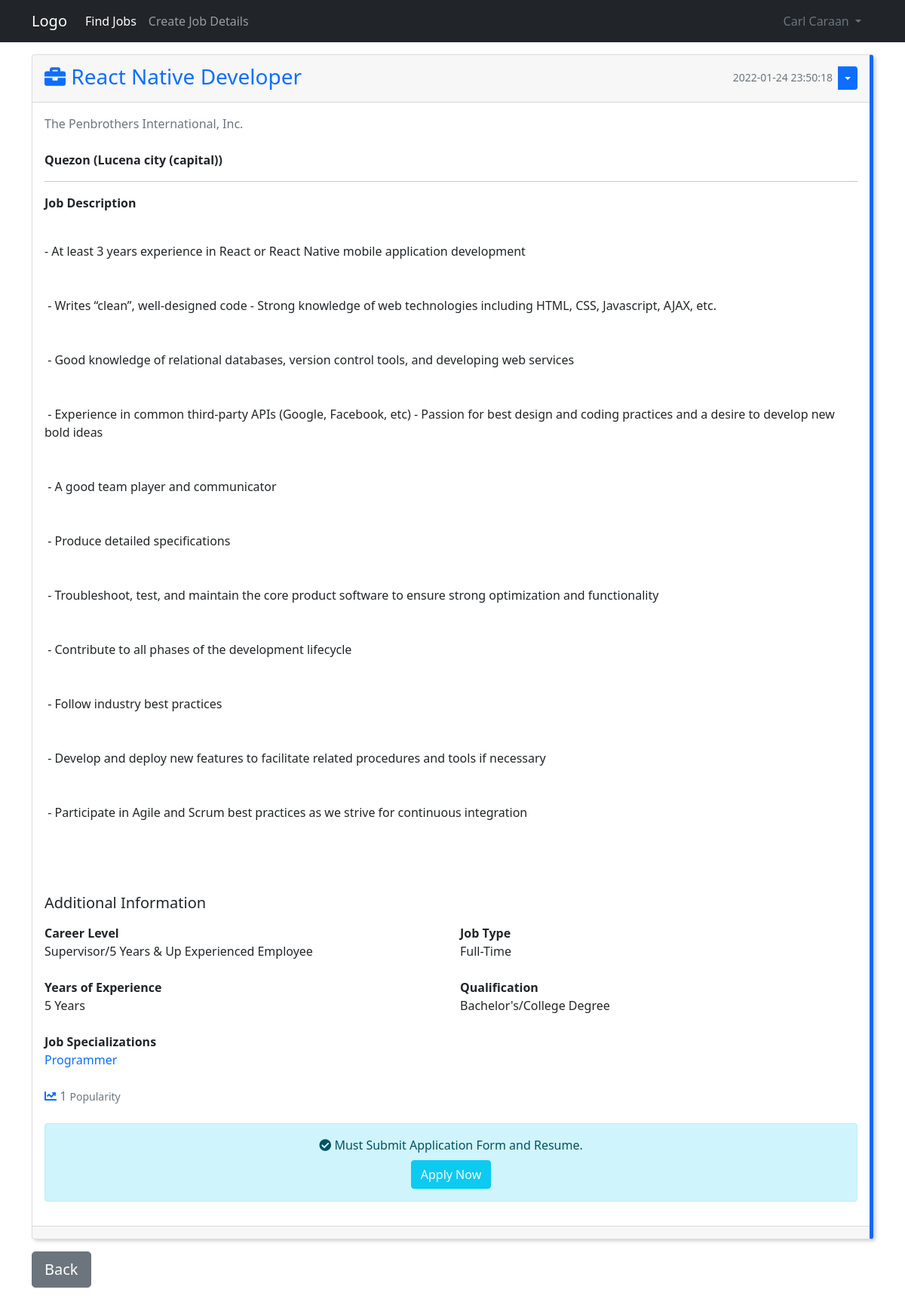
The app's page /post/2 (signed in) with its own data.
### website/models.py (models this page shows)
class User(db.Model, UserMixin):
    id = db.Column(db.Integer, primary_key=True)
    email = db.Column(db.String(150), unique=True)
    username = db.Column(db.String(150), unique=True)
    firstname = db.Column(db.String(150))
    lastname = db.Column(db.String(150))
    company = db.Column(db.String(150))
    password = db.Column(db.String(150))
    usertype = db.Column(db.String(10))
    date_created = db.Column(db.DateTime(timezone=True), default=func.now())
    posts = db.relationship('Post', backref='user', passive_deletes="True") # relationship of user and posts
    likes = db.relationship('Like', backref='user', passive_deletes="True") # relationship of user and comments

class Post(db.Model):
    id = db.Column(db.Integer, primary_key=True)
    title = db.Column(db.Text, nullable=False)
    text = db.Column(db.Text, nullable=False)
    date_created = db.Column(db.DateTime(timezone=True), default=func.now())
    author = db.Column(db.Integer, db.ForeignKey('user.id', ondelete="CASCADE"), nullable="False")
    likes = db.relationship('Like', backref='post', passive_deletes="True") # relationship of user and comments
    location = db.Column(db.Text, nullable=False)
    location1 = db.Column(db.Text, nullable=False)
    level = db.Column(db.Text, nullable=False)
    experience = db.Column(db.Text, nullable=False)
    specialization = db.Column(db.Text, nullable=False)
    qualification = db.Column(db.Text, nullable=True)
    qualification1 = db.Column(db.Text, nullable=True)
    qualification2 = db.Column(db.Text, nullable=True)
    jobtype = db.Column(db.Text, nullable=False)

### website/views.py (the view)
@views.route("/post/<id>")
@login_required
def post(id):
    post = Post.query.filter_by(id=id).first()
    if not post:
        flash('No post exist!', category='error')
        return redirect(url_for('views.home'))
    return render_template('single_post.html', user=current_user, post=post)

### website/__init__.py (called while the page is built)
def create_app():
    app = Flask(__name__)
    app.config['SECRET_KEY'] = "helloworld"
    app.config['SQLALCHEMY_DATABASE_URI'] = f'sqlite:///{DB_NAME}'
    app.config['SQLALCHEMY_TRACK_MODIFICATIONS'] = True
    db.init_app(app)
    from .views import views
    from .auth import auth
    app.register_blueprint(views, url_prefix="/")
    app.register_blueprint(auth, url_prefix="/")
    from .models import User, Post
    create_database(app)
    login_manager = LoginManager()
    login_manager.login_view = "auth.login"
    login_manager.init_app(app)
    @login_manager.user_loader
    def load_user(id):
        return User.query.get(int(id))
    return app

### website/templates/single_post.html (shortened to what this page needs)
{% extends "base.html" %}
{% set active_page = "view_post" %}
{% block content %}
<div id="posts">
    <div class="card mb-3" id="post_container">
        <div class="card-header d-flex justify-content-between align-items-center">
            <h3 class="text-primary mt-1">{% block header %}<i class="fas fa-briefcase"></i> {{ post.title }}{% endblock
                %}</h3>
            {% if user.id == post.author %}
            <div class="btn-group">
                <small class="text-muted mt-1 me-2">{{ post.date_created }}</small>
                <button type="button" class="btn btn-sm btn-primary dropdown-toggle" data-bs-toggle="dropdown"></button>
            </div>
            {% endif %}
        </div>
        <div class="card-body">
            <a class="text-secondary text-decoration-none" href="/posts/{{ post.user.company }}">{{ post.user.company
                }}</a><br><br>
            <span class="fw-bold">{{ post.location.capitalize() }} ({{ post.location1.capitalize() }})</span>
            <hr>
            <p class="fw-bold">
                Job Description
            </p>
            <div class="card-text">
                {{ post.text|safe }}
            </div><br><br>
            <h5>Additional Information</h5>
            <div class="row mt-3">
                <div class="col-md-6">
                    <span class="fw-bold">Career Level</span><br>
                    {{ post.level }}<br><br>
                    <span class="fw-bold">Years of Experience</span><br>
                    {{ post.experience }}<br><br>
                    <span class="fw-bold">Job Specializations</span><br>
                    <span class="text-primary">{{ post.specialization }}</span><br><br>
                </div>
                <div class="col-md-6">
                    <span class="fw-bold">Job Type</span><br>
                    {{ post.jobtype }}<br><br>
                    <span class="fw-bold">Qualification</span><br>
                    {% if post.qualification == None and post.qualification1 == None and post.qualification2 == None
                    %}
                    Not Specified
                    {% else %}
                    {% if post.qualification1 == None %}
                    {% else %}
                    {{ post.qualification1 }}<br>
                    {% endif %}
                    {% endif %}
                </div>
            </div>
            <div class="text-muted">
                {% if user.id in post.likes|map(attribute="author")|list %}
                <i class="fas fa-chart-line text-primary" id="like-button-{{ post.id }}"
                    onclick="like({{ post.id }})"></i>
                {% else %}
                <i class="fas fa-chart-line" id="like-button-{{ post.id }}" onclick="like({{ post.id }})"></i>
                {% endif %}
                <span id="likes-count-{{ post.id }}">{{ post.likes|length }}</span> <small>Popularity</small><br><br>
            </div>
            <div class="alert alert-info text-center">
                <i class="fas fa-check-circle"></i>
                Must Submit Application Form and Resume.<br>
                <button class="btn btn-info mt-2">
                    <a class="text-light text-decoration-none" href="mailto:{{ post.user.email }}">Apply Now</a>
                </button>
            </div>
        </div>
        <div class="card-footer text-muted">
        </div>
    </div>
    <a class="float-start mb-5" href="/home"><button class="btn btn-lg btn-secondary">Back</button></a>
</div>
{% endblock %}

### website/templates/base.html (shortened to what this page needs)
<!DOCTYPE html>
<html lang="en">
<head>
    <link href="https://cdn.jsdelivr.net/npm/bootstrap@5.1.3/dist/css/bootstrap.min.css" rel="stylesheet">
    <link rel="stylesheet" href="https://use.fontawesome.com/releases/v5.15.4/css/all.css">
    <link rel="stylesheet" href="https://cdnjs.cloudflare.com/ajax/libs/trix/1.3.1/trix.css">
    <link rel="stylesheet" href="{{ url_for('static',filename='user/css/style.css') }}">
</head>
<body>
    <nav class="navbar navbar-expand-lg navbar-dark bg-dark">
        <div class="container">
            <a class="navbar-brand" href="/">Logo</a>
            <div class="collapse navbar-collapse" id="navbarSupportedContent">
                <ul class="navbar-nav me-auto mb-2 mb-lg-0">
                    <li class="nav-item">
                        <a href="/home" class="nav-item nav-link {{ 'active' if active_page == 'view_post' else '' }}">Find Jobs</a>
                    </li>
                    <li class="nav-item">
                        {% if user.is_authenticated %}
                        <a class="nav-item nav-link {{ 'active' if active_page == 'add_post' else '' }}" href="/create-post">Create Job Details</a>
                    </li>
                    {% endif %}
                </ul>
                <li class="d-flex nav-item dropdown">
                    <a class="nav-link text-secondary dropdown-toggle ps-0" href="#" id="navbarDropdown" role="button"
                        data-bs-toggle="dropdown" aria-expanded="false">
                        {{ current_user.firstname }}
                        {{ current_user.lastname }}
                    </a>
                </li>
            </div>
        </div>
    </nav>
    <div class="container pt-3">
        {% block content %}{% endblock %}
    </div>
</body>
</html>

### website/static/user/css/style.css (style rules this page uses)
#post_container { border-right: 5px solid#0c69f2; box-shadow: 3px 2px 5px 0px rgba(0,0,0,0.2); -webkit-box-shadow: 3px 2px 5px 0px rgba(0,0,0,0.2); -moz-box-shadow: 3px 2px 5px 0px rgba(0,0,0,0.2); }

### records on screen
User: firstname "Carl", lastname "Caraan", user.company "The Penbrothers International, Inc."
Post: title "React Native Developer", date_created "2022-01-24 23:50:18", location "Quezon", location1 "Lucena city (capital)", text "- At least 3 years experience in React or React Native mobile application development - Writes “clean”, well-designed code - Strong knowledge of web technologies including HTML, CSS, Javascript, AJAX, etc. - Good knowledge of relational databases, version control tools, and developing web services - Experience in common third-party APIs (Google, Facebook, etc) - Passion for best design and coding practices and a desire to develop new bold ideas - A good team player and communicator - Produce detailed specifications - Troubleshoot, test, and maintain the core product software to ensure strong optimization and functionality - Contribute to all phases of the development lifecycle - Follow…", level "Supervisor/5 Years & Up Experienced Employee", experience "5 Years", specialization "Programmer", jobtype "Full-Time", qualification1 "Bachelor's/College Degree"

### other values on screen
{{ post.likes|length }} "1"
